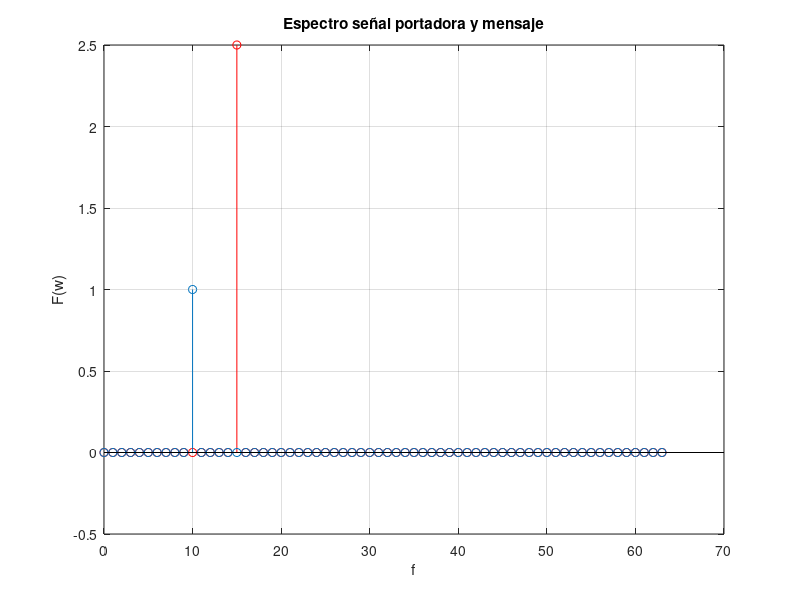

Write the MATLAB code that produced this figure.
%{
** ######################################################################################################
**      Archivo: 03 - 06 - DBLPSdomF.m
**      SO: Windows 10
**      Herramienta: Visual Studio Code
**                   MATLAB R2023a
**
**      Notas:
**          En esta parte de la practica se visualizara la señal portadora y moduladora en el dominio de
**          la frecuencia.
** ######################################################################################################
%}

clear all
clf                                     % Elimina las figuras
clc

% MAIN PROGRAM
Fs = 128;                               % Declaramos las cntes
T = 1 / Fs;
A = 5;
fport = 15;
Amen = 2;
fmen = 10;

t = 0 : T : 2;                          % Definimos el intervalo

Sport = A * cos(2 * pi* fport * t);     % Declaramos las funciónes
Smen = Amen * cos(2 * pi * fmen * t);
SPORT = (1 / Fs) .* real(fft(Sport, Fs));
SMEN = (1 / Fs) .* real(fft(Smen, Fs));
F = 0 : (Fs / 2) - 1;
stem(F, SPORT(F + 1), 'r')              % Graficamos los datos discretos
hold on
stem(F, SMEN(F + 1))
hold off
title('Espectro señal portadora y mensaje')
xlabel('f')
ylabel('F(w)')
grid on